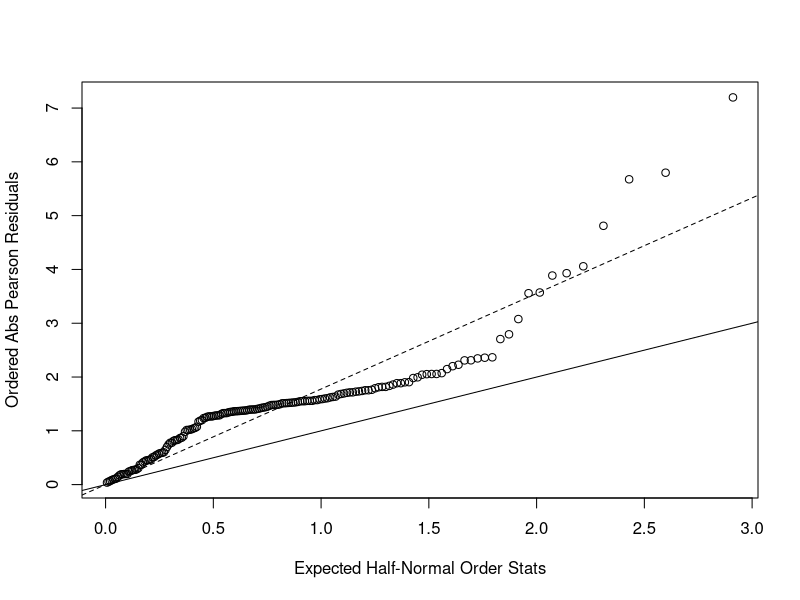

Reproduce this figure in R.
## ---- chunk 1
#Load libraries
library(tidyverse)
library(pscl)
## ---- chunk 2
#Load raw data
crab_data = read.delim("HW5-crab.txt", sep = "") %>% 
  select(-number)

m1.fit = glm(Sa~W, family=poisson, data=crab_data)
summary(m1.fit)

#Goodness of fit
m1.fit$deviance
n = nrow(crab_data)
p1 = 2
df = n-p1
qchisq(0.05,df)
pval=1-pchisq(m1.fit$deviance,df=df)
pval
## ---- chunk 3
m2.fit = glm(Sa~W+Wt, family=poisson, data=crab_data)
summary(m2.fit)

#Goodness of fit
m2.fit$deviance
p2 = 3
df = n-p2
qchisq(0.05,df)
pval=1-pchisq(m2.fit$deviance,df=df)
pval
## ---- chunk 4
#Estimate over-dispersion parameters
res.p2=residuals(m2.fit,type='pearson',data=crab_data) 
G2=sum(res.p2^2)
phi=G2/df

#Check whether over dispersion exist - Half normal plot
plot(qnorm((n+1:n+0.5)/(2*n+1.125)),sort(abs(res.p2)),xlab='Expected Half-Normal Order Stats',ylab='Ordered Abs Pearson Residuals')
abline(a=0,b=1)
abline(a=0,b=sqrt(phi),lty=2) 
## ---- chunk 5
#Fit model adjusted for over dispersion
summary(m2.fit,dispersion=phi)
## ---- chunk 6
#Load raw data
para_data = read.delim("HW5-parasite.txt", sep = "") %>% 
  select(-Sample, -starts_with("omit")) %>% 
  na.omit() %>% 
  dplyr::mutate(Area = factor(Area, levels = rep(1:4)),
         Year = factor(Year, levels = rep(1999:2001)))

m1.fit = glm(Intensity~., family=poisson, data=para_data)
summary(m1.fit)
## ---- chunk 7
#Goodness of fit
m1.fit$deviance
n = as.numeric(nrow(para_data))
p1 = ncol(para_data) - 1
df = n-p1
qchisq(0.05,df)
pval=1-pchisq(m1.fit$deviance,df=df)
pval
## ---- chunk 8
m2.fit = zeroinfl(Intensity ~ Year + Length + Area | Year + Length + Area, data = para_data)
summary(m2.fit)
